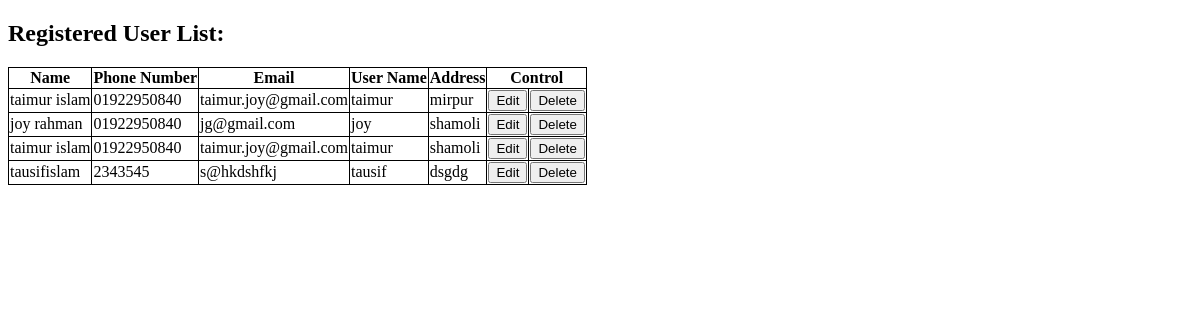
The page /registration/registered_user_list/ on the database as committed earlier.
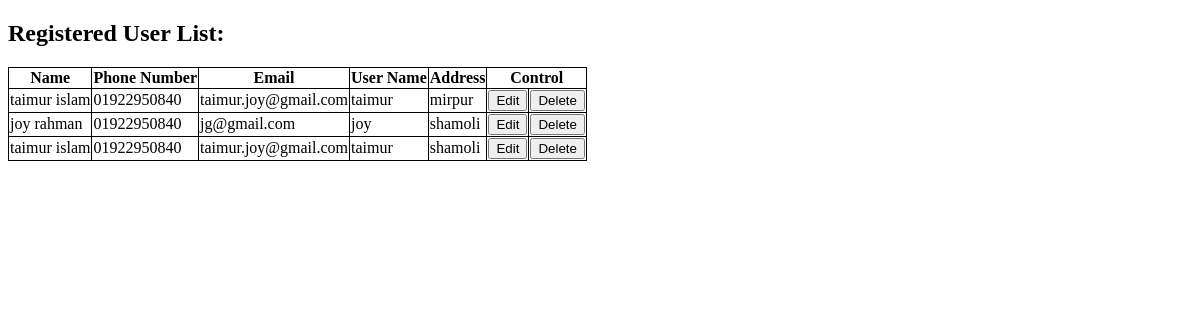
The same page on the database as committed later.
### user_registration/models.py (models this page shows)
class Registration(models.Model):
    first_name = models.CharField(max_length=50)
    last_name = models.CharField(max_length=50)
    phone_number = models.ImageField(null=False)
    email_address = models.CharField(max_length=50)
    user_name = models.CharField(max_length=50)
    user_password = models.CharField(max_length=50)
    user_address = models.CharField(max_length=200)
    def __str__(self):
        return self.first_name+' '+self.last_name

### user_registration/views.py (the view)
def registered_user_list(request):
    registered_user_list = Registration.objects.all()
    print(registered_user_list)
    return render(request, 'registered_user_list.html', {'registered_user_list': registered_user_list,} )

### user_registration/templates/registered_user_list.html (shortened to what this page needs)
<!DOCTYPE html>
<html lang="en">
<head>
</head>
<body>
    <h2>Registered User List:</h2>
    <table style="border: 1px solid black; border-collapse: collapse;">
        <tr >
            <th>Name</th>
            <th>Phone Number</th>
            <th>Email</th>
            <th>User Name</th>
            <th>Address</th>
            <th colspan="2">Control</th>
        </tr>
        {% for registered_user in registered_user_list %}
        <tr>
            <td>{{registered_user.first_name}}{{registered_user.last_name}}</td>
            <td>{{registered_user.phone_number}}</td>
            <td>{{registered_user.email_address}}</td>
            <td>{{registered_user.user_name}}</td>
            <td>{{registered_user.user_address}}</td>
            <td>
                <form action="{% url 'registered_user_data_edit' registered_user.id%}" method="post">
                    <input name="Edit" type="submit" value="Edit">
                </form>
            </td>
            <td>
                <form action="{% url 'registered_user_data_delete' registered_user.id%}" method="post">
                    <input name="Delete" type="submit" value="Delete" onclick="deleteFunction()">
                </form>
            </td>
        </tr>
        {% endfor %}
    </table>
</body>
</html>

Rows that differ between the two databases and show on the page:
removed Registration: first_name "tausif", last_name "islam", phone_number "2343545", email_address "s@hkdshfkj", user_name "tausif", user_address "dsgdg"
